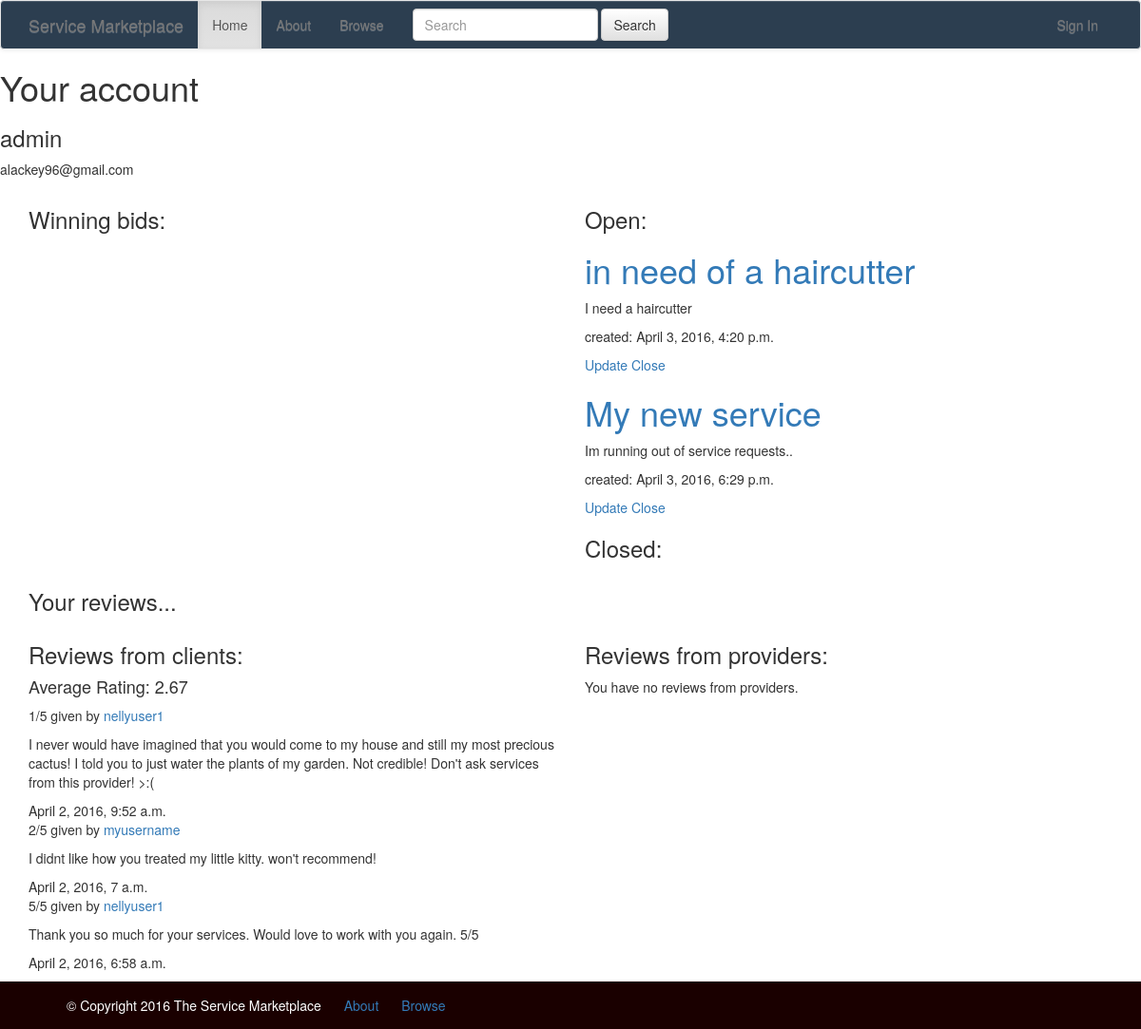
Screenshot of /my_account/ (signed in) with the database file from the repository.
### market/models.py (models this page shows, shortened)
class Service(models.Model):
    client = models.ForeignKey(
        settings.AUTH_USER_MODEL,
        related_name='service_client',
        null=True,
        blank=True
    )
    service_provider = models.ForeignKey(
        settings.AUTH_USER_MODEL,
        related_name='service_service_providers',
        null=True,
        blank=True
    )
    title = models.CharField(max_length=100)
    description = models.TextField()
    location = models.CharField(max_length=50, default="U.S.")
    final_time = models.DateTimeField("Ending Time")
    category = models.CharField(max_length=50, default="Other")
    is_open = models.BooleanField(default=True)
    bid = models.DecimalField(
        max_digits=10,
        decimal_places=2,
        default=1000.00
    )
    created_date = models.DateTimeField(default=timezone.now)

class Review(models.Model):
    RATINGS = (
        (1, '1'),
        (2, '2'),
        (3, '3'),
        (4, '4'),
        (5, '5'),
    )
    TYPE = (
        ('client', 'Client'),
        ('provider', 'Provider'),
    )
    rating = models.IntegerField(choices=RATINGS)
    user = models.ForeignKey(settings.AUTH_USER_MODEL, related_name='review')
    account_type = models.CharField(max_length=8, choices=TYPE, default='client')
    author = models.ForeignKey(
        settings.AUTH_USER_MODEL,
        related_name='review_author',
        null=True,
        blank=True
    )
    comment = models.TextField()
    created_date = models.DateTimeField(default=timezone.now)
    class Meta:
        permissions = (
            ('can_add_review', 'can_add_review'),
        )

### market/views.py (the view)
# urls.py: url(r'^my_account/$', views.my_account, name="my_account"),
@login_required
def my_account(request):
    avg_rating_c = get_avg_rating(username=request.user, mode='client')
    avg_rating_p = get_avg_rating(username=request.user, mode='provider')
    reviews = Review.objects.filter(user=request.user).order_by('-created_date')
    reviews_clients = reviews.filter(account_type='client')
    reviews_providers = reviews.filter(account_type='provider')
    services_open = Service.objects.filter(client=request.user, is_open=True)
    services_closed = Service.objects.filter(client=request.user, is_open=False)
    return render(
        request,
        'market/my_account.html', {
            'avg_rating_clients': avg_rating_c,
            'avg_rating_providers': avg_rating_p,
            'reviews_clients': reviews_clients,
            'reviews_providers': reviews_providers,
            'services_open': services_open,
            'services_closed': services_closed
        }
    )

### market/functions.py (called while the page is built)
def get_avg_rating(username, mode):
    ratings = Review.objects.filter(user=username, account_type=mode)
    avg_rating = ratings.aggregate(Avg('rating'))
    if avg_rating.get('rating__avg') is None:
        return 0
    else:
        return format(avg_rating.get('rating__avg'), '.2f')

### market/templates/market/my_account.html (shortened to what this page needs)
{% extends "market/base.html" %}
{% block content %}
    <h1>Your account</h1>
    <div>
        <h3>{{ user.username }}</h3>
        <p>{{ user.email }}</p>
    </div>
    <div class="container">
        <div class="row">
    		<div class="col-lg-6">
    			<h3>Winning bids:</h3>
    		</div>
            <div class="col-lg-6">
                <h3>Open:</h3>
                {% for service in services_open %}
                    <div class="service">
                        <h1><a href="{% url 'service_detail' pk=service.pk %}">{{ service.title }}</a></h1>
                        <p>{{ service.description|linebreaks }}</p>
                        <div class="date">
                            <p>created: {{ service.created_date }}</p>
                        </div>
                        <a href="{% url 'service_update' pk=service.pk %}">Update</a>
                        <a href="{% url 'service_close' pk=service.pk %}">Close</a>
                    </div>
                {% endfor %}
    			<h3>Closed:</h3>
    		</div>
        </div>
	</div>
    <div class="container">
        <h3>Your reviews...</h3>
        <div class="row">
    		<div class="col-lg-6">
    			<h3>Reviews from clients:</h3>
    			{% if reviews_clients %}
                    <h4>Average Rating: {{ avg_rating_clients }}</h4>
                    {% for review in reviews_clients %}
                        <div class="review">
                            <p>{{ review.rating }}/5 given by <a href="{% url 'user_profile' username=review.author %}">{{ review.author }}</a></p>
                            <p>{{ review.comment }}</p>
                            <div class="date">{{ review.created_date }}</div>
                        </div>
                    {% endfor %}
                {% else %}
                    <p>You have no reviews from clients.</p>
                {% endif %}
    		</div>
            <div class="col-lg-6">
                <h3>Reviews from providers:</h3>
                {% if reviews_providers %}
                    <h4>Average Rating: {{ avg_rating_providers }}</h4>
                    {% for review in reviews_providers %}
                        <div class="review">
                            <p>{{ review.rating }}/5 given by <a href="{% url 'user_profile' username=review.author %}">{{ review.author }}</a></p>
                            <p>{{ review.comment }}</p>
                            <div class="date">{{ review.created_date }}</div>
                        </div>
                    {% endfor %}
                {% else %}
                    <p>You have no reviews from providers.</p>
                {% endif %}
            </div>
        </div>
	</div>
{% endblock %}

### market/static/css/base.css (style rules this page uses)
html, body { margin:0; padding:0; height:100%; }

### rows the page displays
Service: title "in need of a haircutter", description "I need a haircutter", created_date "April 3, 2016, 4:20 p.m."
Service: title "My new service", description "Im running out of service requests..", created_date "April 3, 2016, 6:29 p.m."
Review: rating "1", author "nellyuser1", comment "I never would have imagined that you would come to my house and still my most precious cactus! I told you to just water the plants of my garden. Not credible! Don't ask services from this provider! >:(", created_date "April 2, 2016, 9:52 a.m."
Review: rating "2", author "myusername", comment "I didnt like how you treated my little kitty. won't recommend!", created_date "April 2, 2016, 7 a.m."
Review: rating "5", author "nellyuser1", comment "Thank you so much for your services. Would love to work with you again. 5/5", created_date "April 2, 2016, 6:58 a.m."

### other values shown
{{ user.username }} "admin"
{{ user.email }} "alackey96@gmail.com"
{{ avg_rating_clients }} "2.67"
